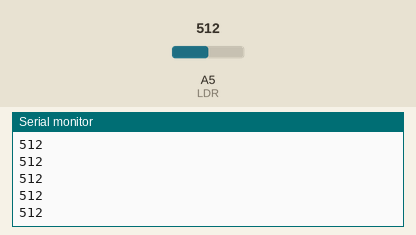
The sketch below on a simulated Arduino Uno, built with avr-gcc and run on an emulated ATmega328P. On the bench: the last lines printed to the serial monitor. The inputs (shaded band) are chosen by the test bench; at power-on: A5 (LDR) = 512.

Above: at 1.2 s.
1.3 s: A5 (LDR) set to 716
At 1.31 s:
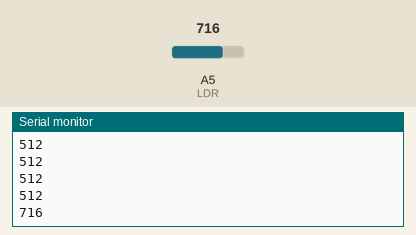
2.8 s: A5 (LDR) set to 900
At 2.81 s:
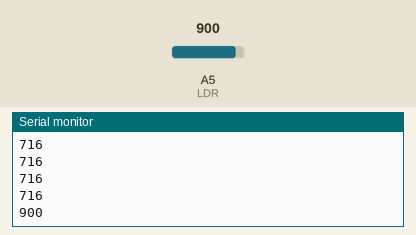
Timing chart, 0 to 5.8 s (numbered marks = the images above; inputs shaded):
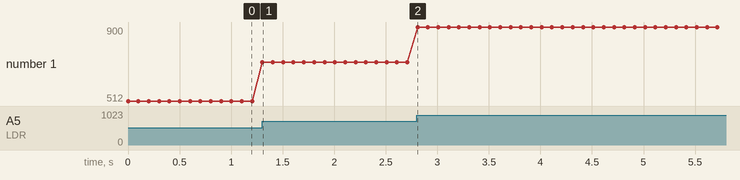

Measured:
- after the input at 1.3 s, the serial monitor: prints a new line at once (image 1)
- after the input at 2.8 s, the serial monitor: prints a new line at once (image 2)
- plotted number 1: 512 → 716 after the input at 1.3 s, 716 → 900 after the input at 2.8 s

The sketch:

LDR.ino
```cpp
const int LDR=A5;

void setup() {
  pinMode(LDR , INPUT);
  Serial.begin(9600);
}

void loop() {
  int deger=analogRead(LDR);
  Serial.println(deger);
  delay(100);

}
```
